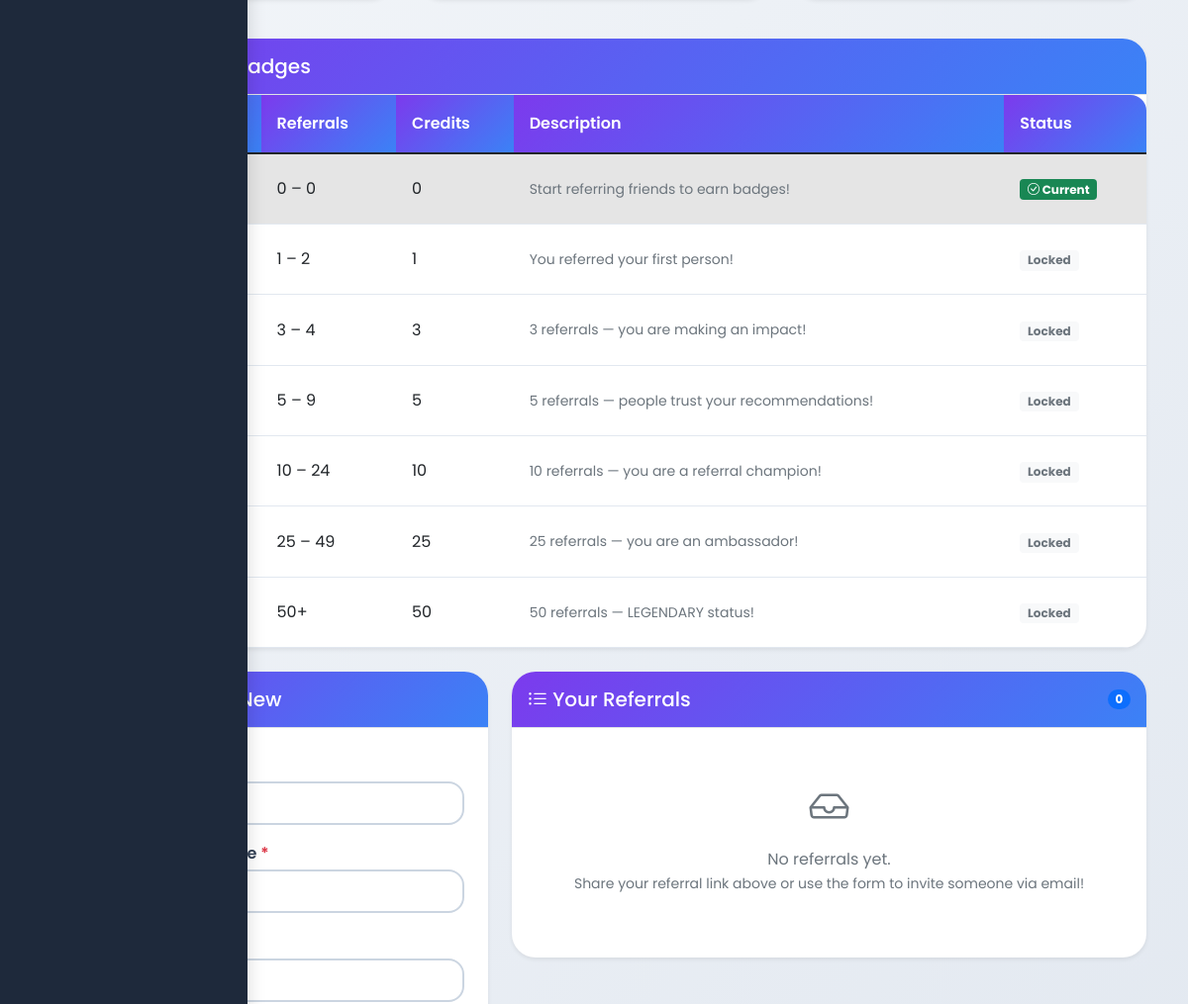
The page /referrer (signed in, middle part) on the database as committed earlier.
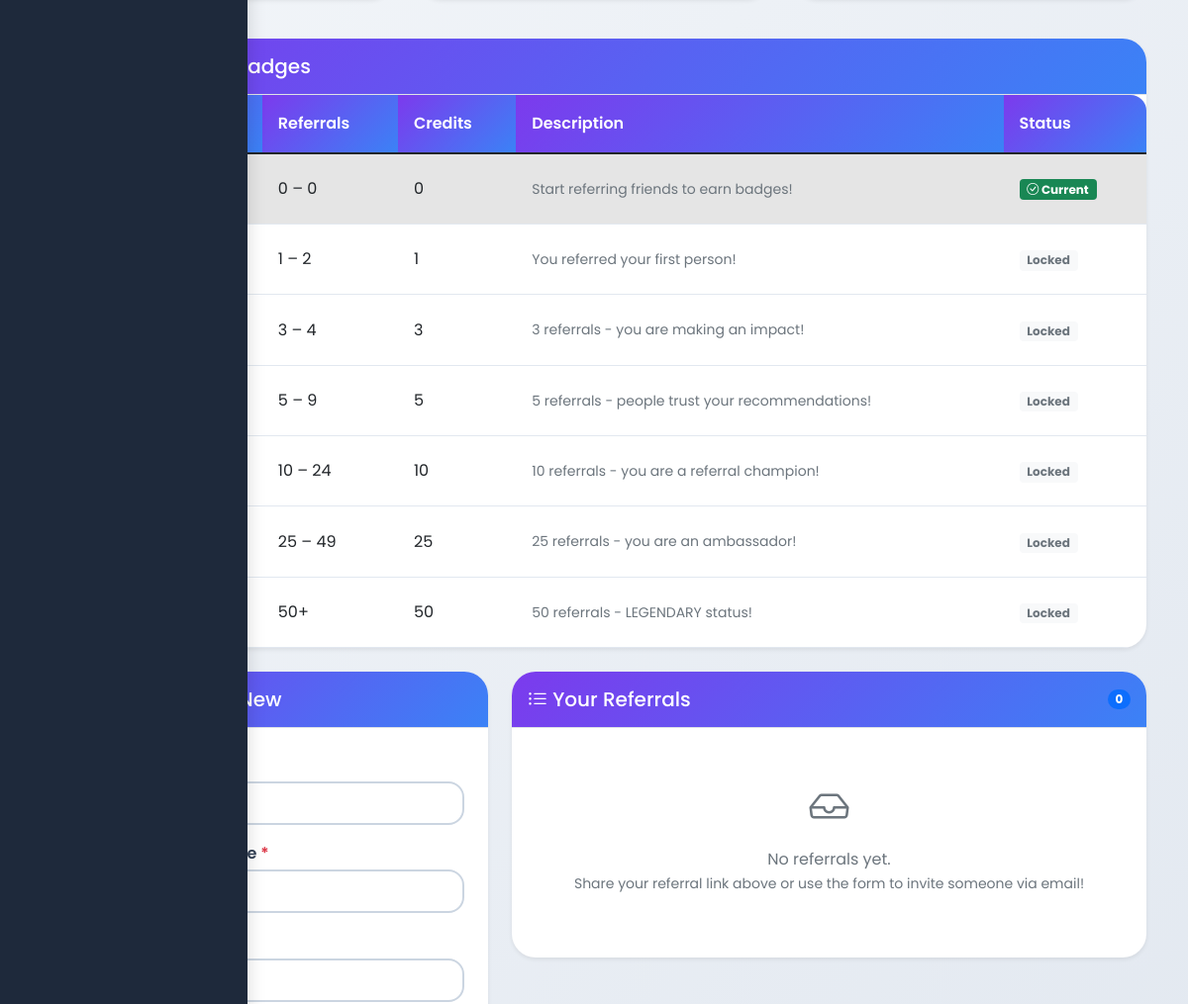
The same page on the database as committed later.
### tables this page shows
CREATE TABLE reward_tiers (
            id INTEGER PRIMARY KEY AUTOINCREMENT,
            min_referrals INTEGER NOT NULL,
            max_referrals INTEGER,
            badge_name TEXT NOT NULL UNIQUE,
            badge_icon TEXT NOT NULL,
            credits_reward INTEGER DEFAULT 0,
            description TEXT
        );

### app_complete_with_groups.py (the view, shortened to what this page needs)
@app.route("/referrer", methods=["GET", "POST"])
def referrer():
    if "user_id" not in session:
        return redirect(url_for("signin_local"))
    user_id = session["user_id"]
    role = session.get("role", "customer")
    conn = get_db_connection()
    user = conn.execute(
        "SELECT id, username, referral_credits, referral_badge FROM users WHERE id = ?",
        (user_id,)
    ).fetchone()
    if role == "admin":
        referrals = conn.execute("""
            SELECT r.*, u.username as referrer_username
            FROM referrals r
            JOIN users u ON r.referrer_user_id = u.id
            ORDER BY r.created_at DESC
        """).fetchall()
    else:
        referrals = conn.execute(
            """SELECT r.*,
                      (SELECT u2.username FROM users u2 WHERE u2.id = r.signed_up_user_id) as signed_up_username
               FROM referrals r
               WHERE r.referrer_user_id = ?
               ORDER BY r.created_at DESC""",
            (user_id,)
        ).fetchall()
    total_referred = len(referrals)
    pending_count = sum(1 for ref in referrals if ref["signed_up_user_id"] is None)
    signed_up_count = sum(1 for ref in referrals if ref["signed_up_user_id"] is not None)
    credits = user["referral_credits"] if user else 0
    current_tier = conn.execute(
        "SELECT * FROM reward_tiers WHERE min_referrals <= ? AND (max_referrals IS NULL OR max_referrals >= ?) ORDER BY min_referrals DESC LIMIT 1",
        (signed_up_count, signed_up_count)
    ).fetchone()
    next_tier = conn.execute(
        "SELECT * FROM reward_tiers WHERE min_referrals > ? ORDER BY min_referrals ASC LIMIT 1",
        (signed_up_count,)
    ).fetchone()
    all_tiers = conn.execute(
        "SELECT * FROM reward_tiers ORDER BY min_referrals ASC"
    ).fetchall()
    progress_pct = 100
    next_tier_name = None
    next_tier_icon = None
    if next_tier:
        current_min = current_tier["min_referrals"] if current_tier else 0
        next_min = next_tier["min_referrals"]
        range_size = next_min - current_min
        if range_size > 0:
            progress_pct = min(100, int((signed_up_count - current_min) / range_size * 100))
        next_tier_name = next_tier["badge_name"]
        next_tier_icon = next_tier["badge_icon"]
    redemptions = conn.execute(
        "SELECT * FROM reward_redemptions WHERE user_id = ? ORDER BY created_at DESC LIMIT 10",
        (user_id,)
    ).fetchall()
    referral_link = f"{request.host_url.rstrip('/')}/signup_local?ref={user_id}"
    conn.close()
    return render_template("referrer.html",
                           referrals=referrals,
                           total_referred=total_referred,
                           pending_count=pending_count,
                           signed_up_count=signed_up_count,
                           credits=credits,
                           badge_name=current_tier["badge_name"] if current_tier else "Newcomer",
                           badge_icon=current_tier["badge_icon"] if current_tier else "🌱",
                           next_tier_name=next_tier_name,
                           next_tier_icon=next_tier_icon,
                           progress_pct=progress_pct,
                           all_tiers=all_tiers,
                           redemptions=redemptions,
                           referral_link=referral_link,
                           username=session.get("username"),
                           role=role)

### app_complete_with_groups.py (called while the page is built)
@app.context_processor
def inject_random_background():
    import random
    background_images = [
        '/static/AI_IMG1.jpeg',
        '/static/AI_IMG_2.jpeg',
        '/static/AI_IMG_3.jpeg',
        '/static/AI_IMG_4.jpeg'
    ]
    random_bg = random.choice(background_images)
    return {
        'random_background': random_bg,
        'all_backgrounds': background_images,
        'is_admin': session.get('role') == 'admin'
    }

    def __call__(self, environ, start_response):
        environ['wsgi.url_scheme'] = 'https'
        return super().__call__(environ, start_response)

### db.py (called while the page is built)
def _sqlite_conn():
    import sqlite3
    db_path = Path(__file__).parent / "users.db"
    conn = sqlite3.connect(str(db_path), timeout=10)
    conn.row_factory = sqlite3.Row
    conn.execute("PRAGMA journal_mode=WAL")
    conn.execute("PRAGMA busy_timeout = 5000")
    conn.execute("PRAGMA synchronous = NORMAL")
    conn.execute("PRAGMA foreign_keys = ON")
    return conn

def get_conn():
    if USE_PG:
        return _pg_conn()
    return _sqlite_conn()

### templates/referrer.html (shortened to what the changed rows need)
{% extends "base.html" %}
{% block content %}
{% with active_page='referrer' %}
<div class="sidebar-content">
{% endwith %}
<div class="container py-4">
    <div class="row mb-4">
        <div class="col-12">
            <div class="card border-0 shadow-sm">
                <div class="card-body p-0">
                    <div class="table-responsive">
                        <table class="table table-hover mb-0">
                            <thead class="table-light">
                                <tr>
                                    <th>Badge</th>
                                    <th>Referrals</th>
                                    <th>Credits</th>
                                    <th>Description</th>
                                    <th>Status</th>
                                </tr>
                            </thead>
                            <tbody>
                                {% for tier in all_tiers %}
                                <tr class="{% if tier.badge_name == badge_name %}table-active fw-semibold{% endif %}">
                                    <td><span style="font-size: 1.5rem;">{{ tier.badge_icon }}</span> {{ tier.badge_name }}</td>
                                    <td>
                                        {% if tier.max_referrals is none or tier.max_referrals == '' %}
                                            50+
                                        {% else %}
                                            {{ tier.min_referrals }} – {{ tier.max_referrals }}
                                        {% endif %}
                                    </td>
                                    <td>{{ tier.credits_reward }}</td>
                                    <td class="text-muted small">{{ tier.description }}</td>
                                    <td>
                                        {% if tier.badge_name == badge_name %}
                                            <span class="badge bg-success"><i class="bi bi-check-circle"></i> Current</span>
                                        {% elif loop.index0 < loop.length - 1 and all_tiers[loop.index0 + 1].badge_name == badge_name %}
                                            <span class="badge bg-secondary">Achieved</span>
                                        {% elif loop.index0 == 0 %}
                                            <span class="badge bg-secondary">Start</span>
                                        {% else %}
                                            <span class="badge bg-light text-muted">Locked</span>
                                        {% endif %}
                                    </td>
                                </tr>
                                {% endfor %}
                            </tbody>
                        </table>
                    </div>
                </div>
            </div>
        </div>
    </div>
</div>
{% endblock %}

Rows that differ between the two databases and show on the page:
changed reward_tiers: description "3 referrals — you are making an impact!" → "3 referrals - you are making an impact!"
changed reward_tiers: description "5 referrals — people trust your recommendations!" → "5 referrals - people trust your recommendations!"
changed reward_tiers: description "10 referrals — you are a referral champion!" → "10 referrals - you are a referral champion!"
changed reward_tiers: description "25 referrals — you are an ambassador!" → "25 referrals - you are an ambassador!"
changed reward_tiers: description "50 referrals — LEGENDARY status!" → "50 referrals - LEGENDARY status!"
